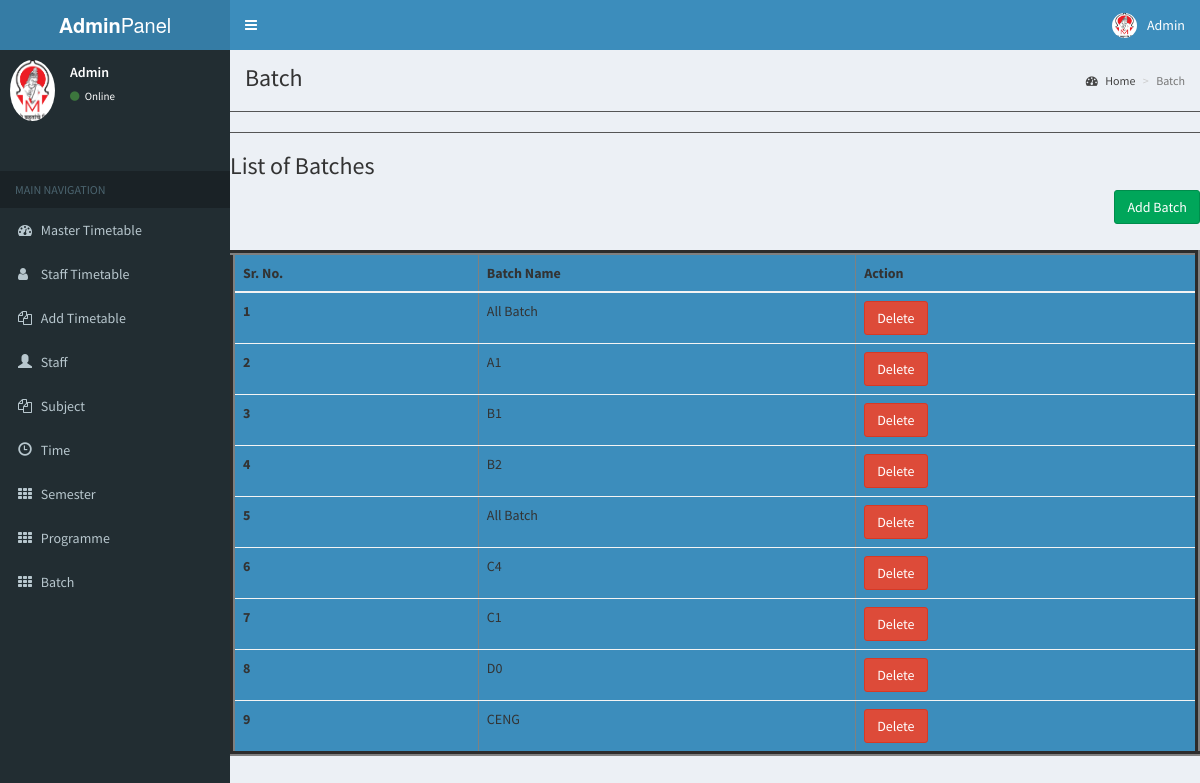
Screenshot of /batches.php with the database file from the repository.
### tables this page shows
CREATE TABLE `batches` (
  `id` int(10) UNSIGNED NOT NULL,
  `batch_name` varchar(255) NOT NULL,
  `roll_no_start` int(11) DEFAULT NULL,
  `roll_no_end` int(11) DEFAULT NULL,
  `sem_id` int(11) NOT NULL,
  `dept_id` int(11) NOT NULL,
  `type_id` int(11) DEFAULT NULL
);

### batches.php (the view, shortened to what this page needs)
<!DOCTYPE html>
<html>
<head>
 <link rel="stylesheet" href="bower_components/bootstrap/dist/css/bootstrap.min.css">
  <link rel="stylesheet" href="bower_components/font-awesome/css/font-awesome.min.css">
  <link rel="stylesheet" href="bower_components/Ionicons/css/ionicons.min.css">
   <link rel="stylesheet" href="bower_components/jvectormap/jquery-jvectormap.css">
  <link rel="stylesheet" href="dist/css/AdminLTE.min.css">
  <link rel="stylesheet" href="dist/css/skins/_all-skins.min.css">
</head>
<body class="hold-transition skin-blue sidebar-mini">
<div class="wrapper">
   <?php include_once "./partials/header.php" ?>
             <?php include_once "./partials/sidebar.php" ?>
  <div class="content-wrapper">
    <section class="content-header">
      <h1> Batch </h1>
      <ol class="breadcrumb">
        <li><a href="#"><i class="fa fa-dashboard"></i> Home</a></li>
        <li class="active">Batch</li>
      </ol>
    </section>
    <hr><hr>
      <h3 class="tittle-w3-agileits mb-4" style="font: italic;">List of Batches</h3>
      <a href='addbatches.php' class="btn btn-success" style="float: right;">Add Batch</a>
      <br><br><br>
                    <table class="table" style="background-color: #3c8dbc;" border="5" id="table" >
                        <thead class="thead-dark">
                            <tr>
                                <th scope="col">Sr. No.</th>
                                 <th scope="col"> Batch Name</th>
                                <th scope="col">Action</th>
                            </tr>
                        </thead>
                        <tbody>
                  <?php
            $query = mysqli_query($connection, "SELECT * from batches");
            $n = 1;
            if ($query) {
              while ($row = mysqli_fetch_array($query)) {
            ?>
                <tr>
                  <th scope="row"><?php echo $n; ?></th>
                   <td><?php echo $row['batch_name']; ?></td>
                  <td><a href='deletebatches.php?id=<?php echo $row['id']; ?>' class="btn btn-danger">Delete</a></td>
                  <?php $n++; ?>
                </tr>
            <?php
              }
            }
            ?>
                </table >
</body>
</html>

### rows the page displays
batches: batch_name "All Batch"
batches: batch_name "A1"
batches: batch_name "B1"
batches: batch_name "B2"
batches: batch_name "All Batch"
batches: batch_name "C4"
batches: batch_name "C1"
batches: batch_name "D0"
batches: batch_name "CENG"
